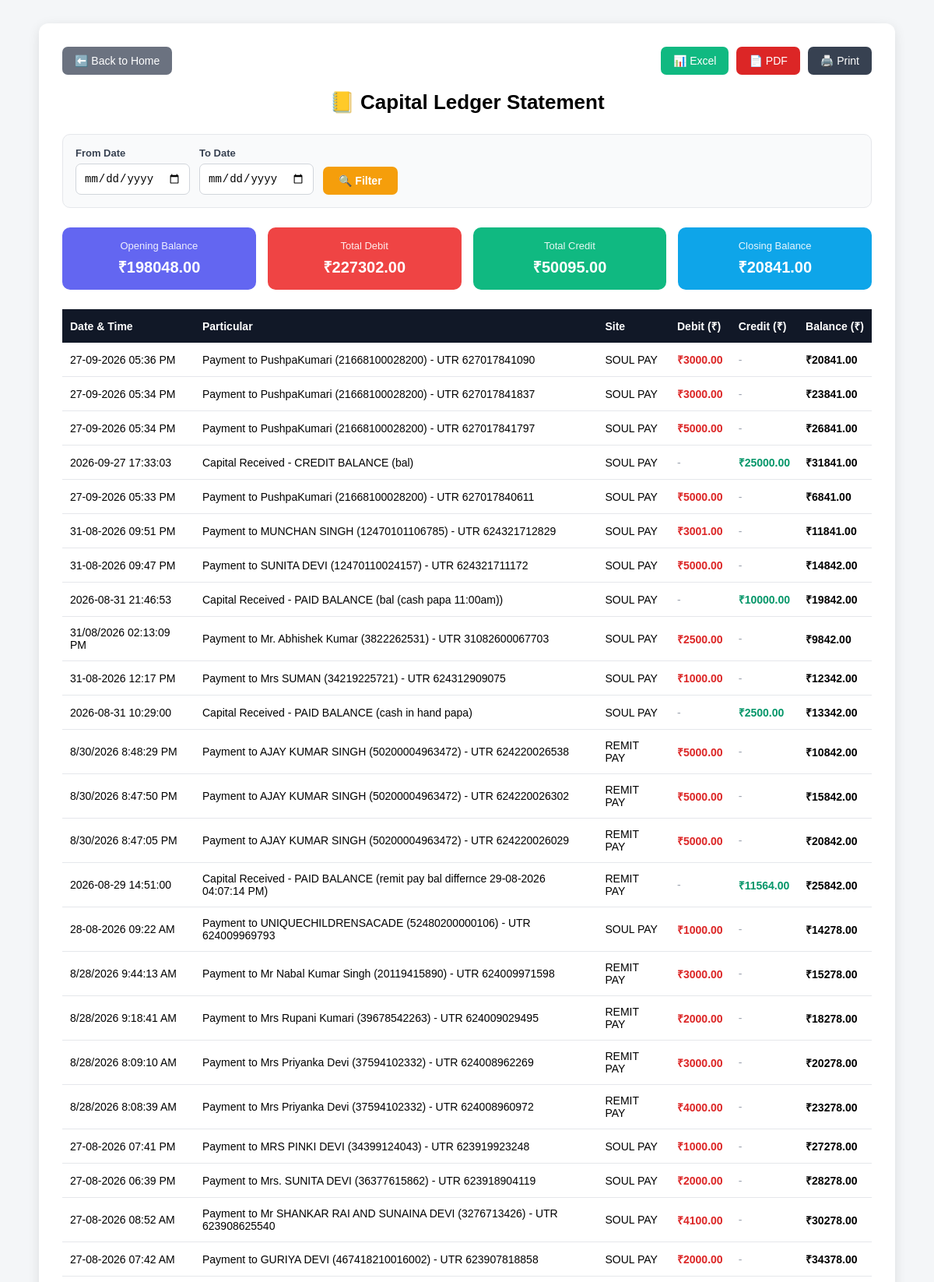
Screenshot of /ledger (signed in, upper part) with the database file from the repository.
### tables this page shows
CREATE TABLE transactions (

            id INTEGER PRIMARY KEY AUTOINCREMENT,

            customer_id INTEGER NOT NULL,

            amount REAL DEFAULT 0,

            transaction_datetime TEXT,

            utr_number TEXT,

            site TEXT,

            created_at TIMESTAMP DEFAULT CURRENT_TIMESTAMP, batch_id INTEGER,

            FOREIGN KEY(customer_id)
            REFERENCES customers(id)

        );

CREATE TABLE capital_history (
            id INTEGER PRIMARY KEY AUTOINCREMENT,
            amount REAL NOT NULL DEFAULT 0,
            transaction_datetime TEXT NOT NULL,
            site TEXT DEFAULT '',
            created_at TEXT DEFAULT CURRENT_TIMESTAMP
        , payment_type TEXT DEFAULT 'PAID', remarks TEXT DEFAULT '');

### app.py (the view)
@app.route("/ledger")
@login_required
def ledger():
    from_date = request.args.get(
        "from_date",
        ""
    ).strip()
    to_date = request.args.get(
        "to_date",
        ""
    ).strip()
    ledger_data = build_ledger_data(
        from_date,
        to_date
    )
    return render_template(
        "ledger.html",
        entries=ledger_data["entries"],
        from_date=from_date,
        to_date=to_date,
        opening_balance=ledger_data["opening_balance"],
        closing_balance=ledger_data["closing_balance"],
        total_debit=ledger_data["total_debit"],
        total_credit=ledger_data["total_credit"]
    )

### app.py (called while the page is built, shortened)
def get_db():
    conn = sqlite3.connect(DATABASE)
    conn.row_factory = sqlite3.Row
    return conn

def get_capital():
    conn = get_db()
    row = conn.execute("""
        SELECT amount
        FROM capital
        WHERE id = 1
    """).fetchone()
    conn.close()
    if row is None:
        return 0.0
    return float(row["amount"] or 0)

def login_required(view_function):
    @wraps(view_function)
    def wrapped_view(*args, **kwargs):
        return view_function(*args, **kwargs)
    return wrapped_view

### templates/ledger.html (shortened to what this page needs)
<!DOCTYPE html>
<html lang="en">
<head>
</head>
<body>
<div class="container">
    <div class="box">
        <div class="top-bar">
            <a
                href="{{ url_for('home') }}"
                class="back-link"
            >
                ⬅️ Back to Home
            </a>
            <div style="display:flex; gap:10px; flex-wrap:wrap;">
                <a
                    href="{{ url_for(
                        'ledger_export_excel',
                        from_date=from_date,
                        to_date=to_date
                    ) }}"
                    class="back-link"
                    style="background:#10b981;"
                >
                    📊 Excel
                </a>
                <a
                    href="{{ url_for(
                        'ledger_export_pdf',
                        from_date=from_date,
                        to_date=to_date
                    ) }}"
                    class="back-link"
                    style="background:#dc2626;"
                >
                    📄 PDF
                </a>
                <a
                    href="javascript:window.print()"
                    class="back-link"
                    style="background:#374151;"
                >
                    🖨️ Print
                </a>
            </div>
        </div>
        <h1>
            📒 Capital Ledger Statement
        </h1>
        <form
            method="GET"
            action="{{ url_for('ledger') }}"
            class="filter-form"
        >
            <div class="field">
                <label>From Date</label>
                <input
                    type="date"
                    name="from_date"
                    value="{{ from_date }}"
                >
            </div>
            <div class="field">
                <label>To Date</label>
                <input
                    type="date"
                    name="to_date"
                    value="{{ to_date }}"
                >
            </div>
            <button type="submit">
                🔍 Filter
            </button>
        </form>
        <div class="summary-cards">
            <div class="summary-card card-opening">
                <div class="label">
                    Opening Balance
                </div>
                <div class="value">
                    ₹{{ "%.2f"|format(opening_balance) }}
                </div>
            </div>
            <div class="summary-card card-debit">
                <div class="label">
                    Total Debit
                </div>
                <div class="value">
                    ₹{{ "%.2f"|format(total_debit) }}
                </div>
            </div>
            <div class="summary-card card-credit">
                <div class="label">
                    Total Credit
                </div>
                <div class="value">
                    ₹{{ "%.2f"|format(total_credit) }}
                </div>
            </div>
            <div class="summary-card card-closing">
                <div class="label">
                    Closing Balance
                </div>
                <div class="value">
                    ₹{{ "%.2f"|format(closing_balance) }}
                </div>
            </div>
        </div>
        <div class="table-wrapper">
            <table>
                <thead>
                    <tr>
                        <th>Date & Time</th>
                        <th>Particular</th>
                        <th>Site</th>
                        <th>Debit (₹)</th>
                        <th>Credit (₹)</th>
                        <th>Balance (₹)</th>
                    </tr>
                </thead>
                <tbody>
                    {% for entry in entries %}
                    <tr>
                        <td>
                            {{ entry['date_display'] }}
                        </td>
                        <td>
                            {{ entry['particular'] }}
                        </td>
                        <td>
                            {{ entry['site'] }}
                        </td>
                        <td>
                            {% if entry['debit'] > 0 %}
                            <span class="debit-amount">
                                ₹{{ "%.2f"|format(entry['debit']) }}
                            </span>
                            {% else %}
                            <span class="dash">-</span>
                            {% endif %}
                        </td>
                        <td>
                            {% if entry['credit'] > 0 %}
                            <span class="credit-amount">
                                ₹{{ "%.2f"|format(entry['credit']) }}
                            </span>
                            {% else %}
                            <span class="dash">-</span>
                            {% endif %}
                        </td>
                        <td class="balance-amount">
                            ₹{{ "%.2f"|format(entry['balance']) }}
                        </td>
                    </tr>
                    {% endfor %}
                </tbody>
            </table>
        </div>
    </div>
</div>
</body>
</html>

### templates/ledger.html (style rules this page uses)
* { box-sizing: border-box; }
body { margin: 0; padding: 30px; background: #f4f6f8; font-family: Arial, sans-serif; }
.container { max-width: 1100px; margin: auto; }
.box { background: white; padding: 30px; border-radius: 12px; box-shadow: 0 4px 15px rgba(0,0,0,0.10); }
h1 { text-align: center; margin-bottom: 25px; font-size: 26px; }
.top-bar { display: flex; justify-content: space-between; align-items: center; margin-bottom: 20px; flex-wrap: wrap; gap: 10px; }
.back-link { padding: 10px 16px; background: #6b7280; color: white; text-decoration: none; border-radius: 7px; font-size: 14px; }
.filter-form { display: flex; gap: 12px; align-items: flex-end; flex-wrap: wrap; margin-bottom: 25px; background: #f9fafb; padding: 16px; border-radius: 10px; border: 1px solid #e5e7eb; }
.filter-form .field { display: flex; flex-direction: column; gap: 6px; }
.filter-form label { font-size: 13px; font-weight: bold; color: #374151; }
.filter-form input { padding: 10px; border: 1px solid #d1d5db; border-radius: 7px; font-size: 14px; }
.filter-form button { padding: 10px 20px; background: #f59e0b; color: white; border: none; border-radius: 7px; font-weight: bold; cursor: pointer; font-size: 14px; }
.summary-cards { display: grid; grid-template-columns: repeat(4, 1fr); gap: 15px; margin-bottom: 25px; }
.summary-card { padding: 16px; border-radius: 10px; text-align: center; color: white; }
.summary-card .label { font-size: 13px; opacity: 0.9; margin-bottom: 6px; }
.summary-card .value { font-size: 20px; font-weight: bold; }
.card-opening { background: #6366f1; }
.card-debit { background: #ef4444; }
.card-credit { background: #10b981; }
.card-closing { background: #0ea5e9; }
table { width: 100%; border-collapse: collapse; font-size: 14px; }
thead th { background: #111827; color: white; padding: 12px 10px; text-align: left; white-space: nowrap; }
tbody td { padding: 12px 10px; border-bottom: 1px solid #e5e7eb; }
.debit-amount { color: #dc2626; font-weight: bold; white-space: nowrap; }
.credit-amount { color: #059669; font-weight: bold; white-space: nowrap; }
.balance-amount { font-weight: bold; white-space: nowrap; }
.dash { color: #9ca3af; }
.table-wrapper { overflow-x: auto; }

### rows the page displays
transactions: date_display "27-09-2026 05:36 PM", particular "Payment to PushpaKumari (21668100028200) - UTR 627017841090", site "SOUL PAY", debit "3000.00", balance "20841.00"
transactions: date_display "27-09-2026 05:34 PM", particular "Payment to PushpaKumari (21668100028200) - UTR 627017841837", site "SOUL PAY", debit "3000.00", balance "23841.00"
transactions: date_display "27-09-2026 05:34 PM", particular "Payment to PushpaKumari (21668100028200) - UTR 627017841797", site "SOUL PAY", debit "5000.00", balance "26841.00"
capital_history: date_display "2026-09-27 17:33:03", particular "Capital Received - CREDIT BALANCE (bal)", site "SOUL PAY", credit "25000.00", balance "31841.00"
transactions: date_display "27-09-2026 05:33 PM", particular "Payment to PushpaKumari (21668100028200) - UTR 627017840611", site "SOUL PAY", debit "5000.00", balance "6841.00"
transactions: date_display "31-08-2026 09:51 PM", particular "Payment to MUNCHAN SINGH (12470101106785) - UTR 624321712829", site "SOUL PAY", debit "3001.00", balance "11841.00"
transactions: date_display "31-08-2026 09:47 PM", particular "Payment to SUNITA DEVI (12470110024157) - UTR 624321711172", site "SOUL PAY", debit "5000.00", balance "14842.00"
capital_history: date_display "2026-08-31 21:46:53", particular "Capital Received - PAID BALANCE (bal (cash papa 11:00am))", site "SOUL PAY", credit "10000.00", balance "19842.00"
transactions: date_display "31/08/2026 02:13:09 PM", particular "Payment to Mr. Abhishek Kumar (3822262531) - UTR 31082600067703", site "SOUL PAY", debit "2500.00", balance "9842.00"
transactions: date_display "31-08-2026 12:17 PM", particular "Payment to Mrs SUMAN (34219225721) - UTR 624312909075", site "SOUL PAY", debit "1000.00", balance "12342.00"
capital_history: date_display "2026-08-31 10:29:00", particular "Capital Received - PAID BALANCE (cash in hand papa)", site "SOUL PAY", credit "2500.00", balance "13342.00"
transactions: date_display "8/30/2026 8:48:29 PM", particular "Payment to AJAY KUMAR SINGH (50200004963472) - UTR 624220026538", site "REMIT PAY", debit "5000.00", balance "10842.00"
transactions: date_display "8/30/2026 8:47:50 PM", particular "Payment to AJAY KUMAR SINGH (50200004963472) - UTR 624220026302", site "REMIT PAY", debit "5000.00", balance "15842.00"
transactions: date_display "8/30/2026 8:47:05 PM", particular "Payment to AJAY KUMAR SINGH (50200004963472) - UTR 624220026029", site "REMIT PAY", debit "5000.00", balance "20842.00"
capital_history: date_display "2026-08-29 14:51:00", particular "Capital Received - PAID BALANCE (remit pay bal differnce 29-08-2026 04:07:14 PM)", site "REMIT PAY", credit "11564.00", balance "25842.00"
transactions: date_display "28-08-2026 09:22 AM", particular "Payment to UNIQUECHILDRENSACADE (52480200000106) - UTR 624009969793", site "SOUL PAY", debit "1000.00", balance "14278.00"
transactions: date_display "8/28/2026 9:44:13 AM", particular "Payment to Mr Nabal Kumar Singh (20119415890) - UTR 624009971598", site "REMIT PAY", debit "3000.00", balance "15278.00"
transactions: date_display "8/28/2026 9:18:41 AM", particular "Payment to Mrs Rupani Kumari (39678542263) - UTR 624009029495", site "REMIT PAY", debit "2000.00", balance "18278.00"
transactions: date_display "8/28/2026 8:09:10 AM", particular "Payment to Mrs Priyanka Devi (37594102332) - UTR 624008962269", site "REMIT PAY", debit "3000.00", balance "20278.00"
transactions: date_display "8/28/2026 8:08:39 AM", particular "Payment to Mrs Priyanka Devi (37594102332) - UTR 624008960972", site "REMIT PAY", debit "4000.00", balance "23278.00"
transactions: date_display "27-08-2026 07:41 PM", particular "Payment to MRS PINKI DEVI (34399124043) - UTR 623919923248", site "SOUL PAY", debit "1000.00", balance "27278.00"
transactions: date_display "27-08-2026 06:39 PM", particular "Payment to Mrs. SUNITA DEVI (36377615862) - UTR 623918904119", site "SOUL PAY", debit "2000.00", balance "28278.00"
transactions: date_display "27-08-2026 08:52 AM", particular "Payment to Mr SHANKAR RAI AND SUNAINA DEVI (3276713426) - UTR 623908625540", site "SOUL PAY", debit "4100.00", balance "30278.00"
transactions: date_display "27-08-2026 07:42 AM", particular "Payment to GURIYA DEVI (467418210016002) - UTR 623907818858", site "SOUL PAY", debit "2000.00", balance "34378.00"

### other values shown
{{ "%.2f"|format(opening_balance) }} "198048.00"
{{ "%.2f"|format(total_debit) }} "227302.00"
{{ "%.2f"|format(total_credit) }} "50095.00"
{{ "%.2f"|format(closing_balance) }} "20841.00"
